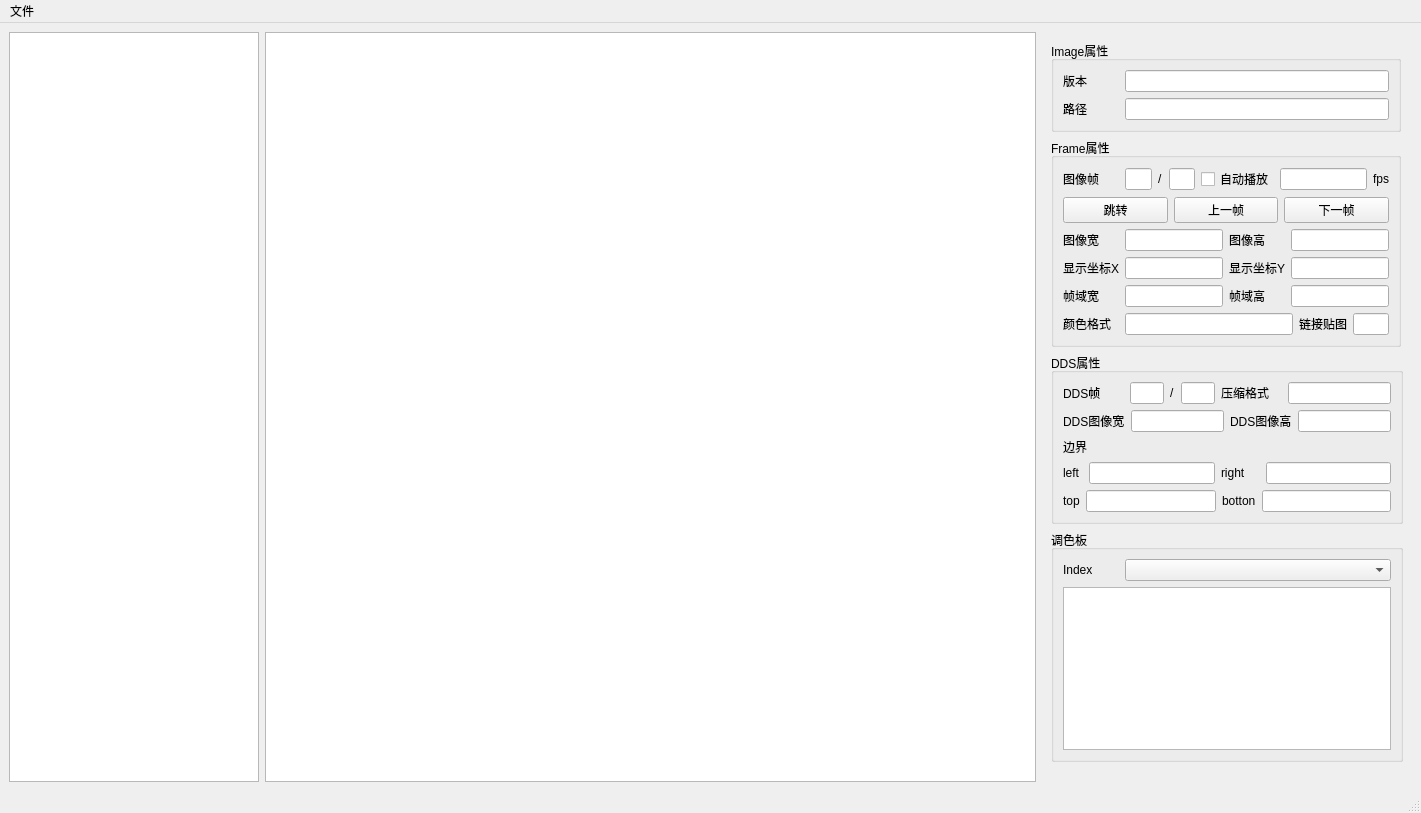
<?xml version="1.0" encoding="UTF-8"?>
<ui version="4.0">
 <class>MainWindow</class>
 <widget class="QMainWindow" name="MainWindow">
  <property name="geometry">
   <rect>
    <x>0</x>
    <y>0</y>
    <width>1421</width>
    <height>813</height>
   </rect>
  </property>
  <property name="minimumSize">
   <size>
    <width>1348</width>
    <height>760</height>
   </size>
  </property>
  <property name="maximumSize">
   <size>
    <width>16777215</width>
    <height>16777215</height>
   </size>
  </property>
  <property name="windowTitle">
   <string>MainWindow</string>
  </property>
  <widget class="QWidget" name="centralwidget">
   <layout class="QHBoxLayout" name="horizontalLayout_5">
    <item>
     <widget class="QListWidget" name="listWidgetImage">
      <property name="minimumSize">
       <size>
        <width>250</width>
        <height>0</height>
       </size>
      </property>
      <property name="maximumSize">
       <size>
        <width>250</width>
        <height>16777215</height>
       </size>
      </property>
     </widget>
    </item>
    <item>
     <widget class="QGraphicsView" name="graphicsView">
      <property name="minimumSize">
       <size>
        <width>700</width>
        <height>700</height>
       </size>
      </property>
      <property name="maximumSize">
       <size>
        <width>16777215</width>
        <height>16777215</height>
       </size>
      </property>
     </widget>
    </item>
    <item>
     <widget class="QWidget" name="widget" native="true">
      <property name="maximumSize">
       <size>
        <width>370</width>
        <height>16777215</height>
       </size>
      </property>
      <layout class="QVBoxLayout" name="verticalLayout_5">
       <item>
        <widget class="QGroupBox" name="groupBox_2">
         <property name="minimumSize">
          <size>
           <width>350</width>
           <height>0</height>
          </size>
         </property>
         <property name="maximumSize">
          <size>
           <width>350</width>
           <height>16777215</height>
          </size>
         </property>
         <property name="title">
          <string>Image属性</string>
         </property>
         <layout class="QVBoxLayout" name="verticalLayout">
          <item>
           <layout class="QHBoxLayout" name="horizontalLayout_6">
            <item>
             <widget class="QLabel" name="label_3">
              <property name="minimumSize">
               <size>
                <width>56</width>
                <height>0</height>
               </size>
              </property>
              <property name="maximumSize">
               <size>
                <width>56</width>
                <height>16777215</height>
               </size>
              </property>
              <property name="text">
               <string>版本</string>
              </property>
             </widget>
            </item>
            <item>
             <widget class="QLineEdit" name="lineEditVersion">
              <property name="readOnly">
               <bool>true</bool>
              </property>
             </widget>
            </item>
           </layout>
          </item>
          <item>
           <layout class="QHBoxLayout" name="horizontalLayout_7">
            <item>
             <widget class="QLabel" name="label_10">
              <property name="minimumSize">
               <size>
                <width>56</width>
                <height>0</height>
               </size>
              </property>
              <property name="maximumSize">
               <size>
                <width>56</width>
                <height>16777215</height>
               </size>
              </property>
              <property name="text">
               <string>路径</string>
              </property>
             </widget>
            </item>
            <item>
             <widget class="QLineEdit" name="lineEditImagePath"/>
            </item>
           </layout>
          </item>
         </layout>
        </widget>
       </item>
       <item>
        <widget class="QGroupBox" name="groupBox">
         <property name="maximumSize">
          <size>
           <width>350</width>
           <height>16777215</height>
          </size>
         </property>
         <property name="title">
          <string>Frame属性</string>
         </property>
         <layout class="QVBoxLayout" name="verticalLayout_2">
          <item>
           <layout class="QHBoxLayout" name="horizontalLayout">
            <item>
             <widget class="QLabel" name="label">
              <property name="minimumSize">
               <size>
                <width>56</width>
                <height>0</height>
               </size>
              </property>
              <property name="maximumSize">
               <size>
                <width>56</width>
                <height>16777215</height>
               </size>
              </property>
              <property name="text">
               <string>图像帧</string>
              </property>
             </widget>
            </item>
            <item>
             <widget class="QLineEdit" name="lineEditCurentFrame">
              <property name="maximumSize">
               <size>
                <width>48</width>
                <height>16777215</height>
               </size>
              </property>
             </widget>
            </item>
            <item>
             <widget class="QLabel" name="label_2">
              <property name="text">
               <string>/</string>
              </property>
             </widget>
            </item>
            <item>
             <widget class="QLineEdit" name="lineEditTotalFrame">
              <property name="maximumSize">
               <size>
                <width>48</width>
                <height>16777215</height>
               </size>
              </property>
              <property name="readOnly">
               <bool>true</bool>
              </property>
             </widget>
            </item>
            <item>
             <widget class="QCheckBox" name="checkBoxAutoPlay">
              <property name="text">
               <string>自动播放</string>
              </property>
             </widget>
            </item>
            <item>
             <widget class="QLineEdit" name="lineEditFps"/>
            </item>
            <item>
             <widget class="QLabel" name="label_23">
              <property name="text">
               <string>fps</string>
              </property>
             </widget>
            </item>
           </layout>
          </item>
          <item>
           <layout class="QHBoxLayout" name="horizontalLayout_14">
            <item>
             <widget class="QPushButton" name="pushButtonFrameJump">
              <property name="text">
               <string>跳转</string>
              </property>
             </widget>
            </item>
            <item>
             <widget class="QPushButton" name="pushButtonFramePrevious">
              <property name="text">
               <string>上一帧</string>
              </property>
             </widget>
            </item>
            <item>
             <widget class="QPushButton" name="pushButtonFrameNext">
              <property name="text">
               <string>下一帧</string>
              </property>
             </widget>
            </item>
           </layout>
          </item>
          <item>
           <layout class="QHBoxLayout" name="horizontalLayout_2">
            <item>
             <widget class="QLabel" name="label_4">
              <property name="minimumSize">
               <size>
                <width>56</width>
                <height>0</height>
               </size>
              </property>
              <property name="maximumSize">
               <size>
                <width>56</width>
                <height>16777215</height>
               </size>
              </property>
              <property name="text">
               <string>图像宽</string>
              </property>
             </widget>
            </item>
            <item>
             <widget class="QLineEdit" name="lineEditMatrixWidth">
              <property name="readOnly">
               <bool>true</bool>
              </property>
             </widget>
            </item>
            <item>
             <widget class="QLabel" name="label_5">
              <property name="minimumSize">
               <size>
                <width>56</width>
                <height>0</height>
               </size>
              </property>
              <property name="maximumSize">
               <size>
                <width>56</width>
                <height>16777215</height>
               </size>
              </property>
              <property name="text">
               <string>图像高</string>
              </property>
             </widget>
            </item>
            <item>
             <widget class="QLineEdit" name="lineEditMatrixHeight">
              <property name="readOnly">
               <bool>true</bool>
              </property>
             </widget>
            </item>
           </layout>
          </item>
          <item>
           <layout class="QHBoxLayout" name="horizontalLayout_3">
            <item>
             <widget class="QLabel" name="label_6">
              <property name="minimumSize">
               <size>
                <width>56</width>
                <height>0</height>
               </size>
              </property>
              <property name="maximumSize">
               <size>
                <width>56</width>
                <height>16777215</height>
               </size>
              </property>
              <property name="text">
               <string>显示坐标X</string>
              </property>
             </widget>
            </item>
            <item>
             <widget class="QLineEdit" name="lineEditFrameX">
              <property name="readOnly">
               <bool>true</bool>
              </property>
             </widget>
            </item>
            <item>
             <widget class="QLabel" name="label_7">
              <property name="minimumSize">
               <size>
                <width>56</width>
                <height>0</height>
               </size>
              </property>
              <property name="maximumSize">
               <size>
                <width>56</width>
                <height>16777215</height>
               </size>
              </property>
              <property name="text">
               <string>显示坐标Y</string>
              </property>
             </widget>
            </item>
            <item>
             <widget class="QLineEdit" name="lineEditFrameY"/>
            </item>
           </layout>
          </item>
          <item>
           <layout class="QHBoxLayout" name="horizontalLayout_4">
            <item>
             <widget class="QLabel" name="label_8">
              <property name="minimumSize">
               <size>
                <width>56</width>
                <height>0</height>
               </size>
              </property>
              <property name="maximumSize">
               <size>
                <width>56</width>
                <height>16777215</height>
               </size>
              </property>
              <property name="text">
               <string>帧域宽</string>
              </property>
             </widget>
            </item>
            <item>
             <widget class="QLineEdit" name="lineEditFrameWidth"/>
            </item>
            <item>
             <widget class="QLabel" name="label_9">
              <property name="minimumSize">
               <size>
                <width>56</width>
                <height>0</height>
               </size>
              </property>
              <property name="maximumSize">
               <size>
                <width>56</width>
                <height>16777215</height>
               </size>
              </property>
              <property name="text">
               <string>帧域高</string>
              </property>
             </widget>
            </item>
            <item>
             <widget class="QLineEdit" name="lineEditFrameHeight"/>
            </item>
           </layout>
          </item>
          <item>
           <layout class="QHBoxLayout" name="horizontalLayout_12">
            <item>
             <widget class="QLabel" name="label_21">
              <property name="minimumSize">
               <size>
                <width>56</width>
                <height>0</height>
               </size>
              </property>
              <property name="maximumSize">
               <size>
                <width>56</width>
                <height>16777215</height>
               </size>
              </property>
              <property name="text">
               <string>颜色格式</string>
              </property>
             </widget>
            </item>
            <item>
             <widget class="QLineEdit" name="lineEditFrameColorFormat"/>
            </item>
            <item>
             <widget class="QLabel" name="labelLink">
              <property name="text">
               <string>链接贴图</string>
              </property>
             </widget>
            </item>
            <item>
             <widget class="QLineEdit" name="lineEditLink">
              <property name="maximumSize">
               <size>
                <width>36</width>
                <height>16777215</height>
               </size>
              </property>
             </widget>
            </item>
           </layout>
          </item>
         </layout>
        </widget>
       </item>
       <item>
        <widget class="QGroupBox" name="groupBoxDDSInfo">
         <property name="title">
          <string>DDS属性</string>
         </property>
         <layout class="QVBoxLayout" name="verticalLayout_3">
          <item>
           <layout class="QHBoxLayout" name="horizontalLayout_8">
            <item>
             <widget class="QLabel" name="label_11">
              <property name="minimumSize">
               <size>
                <width>61</width>
                <height>0</height>
               </size>
              </property>
              <property name="text">
               <string>DDS帧</string>
              </property>
             </widget>
            </item>
            <item>
             <widget class="QLineEdit" name="lineEditDDSFrame">
              <property name="maximumSize">
               <size>
                <width>39</width>
                <height>16777215</height>
               </size>
              </property>
              <property name="readOnly">
               <bool>true</bool>
              </property>
             </widget>
            </item>
            <item>
             <widget class="QLabel" name="label_12">
              <property name="text">
               <string>/</string>
              </property>
             </widget>
            </item>
            <item>
             <widget class="QLineEdit" name="lineEditDDSTotalFrame">
              <property name="maximumSize">
               <size>
                <width>38</width>
                <height>16777215</height>
               </size>
              </property>
              <property name="readOnly">
               <bool>true</bool>
              </property>
             </widget>
            </item>
            <item>
             <widget class="QLabel" name="label_13">
              <property name="minimumSize">
               <size>
                <width>61</width>
                <height>0</height>
               </size>
              </property>
              <property name="text">
               <string>压缩格式</string>
              </property>
             </widget>
            </item>
            <item>
             <widget class="QLineEdit" name="lineEditDXTFormat">
              <property name="readOnly">
               <bool>true</bool>
              </property>
             </widget>
            </item>
           </layout>
          </item>
          <item>
           <layout class="QHBoxLayout" name="horizontalLayout_11">
            <item>
             <widget class="QLabel" name="label_17">
              <property name="text">
               <string>DDS图像宽</string>
              </property>
             </widget>
            </item>
            <item>
             <widget class="QLineEdit" name="lineEditDDSWidth">
              <property name="readOnly">
               <bool>true</bool>
              </property>
             </widget>
            </item>
            <item>
             <widget class="QLabel" name="label_18">
              <property name="text">
               <string>DDS图像高</string>
              </property>
             </widget>
            </item>
            <item>
             <widget class="QLineEdit" name="lineEditDDSHeight">
              <property name="readOnly">
               <bool>true</bool>
              </property>
             </widget>
            </item>
           </layout>
          </item>
          <item>
           <widget class="QLabel" name="label_14">
            <property name="text">
             <string>边界</string>
            </property>
           </widget>
          </item>
          <item>
           <layout class="QHBoxLayout" name="horizontalLayout_9">
            <item>
             <widget class="QLabel" name="label_15">
              <property name="minimumSize">
               <size>
                <width>20</width>
                <height>0</height>
               </size>
              </property>
              <property name="text">
               <string>left</string>
              </property>
             </widget>
            </item>
            <item>
             <widget class="QLineEdit" name="lineEditDDSCatLeft">
              <property name="readOnly">
               <bool>true</bool>
              </property>
             </widget>
            </item>
            <item>
             <widget class="QLabel" name="label_16">
              <property name="minimumSize">
               <size>
                <width>39</width>
                <height>0</height>
               </size>
              </property>
              <property name="text">
               <string>right</string>
              </property>
             </widget>
            </item>
            <item>
             <widget class="QLineEdit" name="lineEditDDSCatRight">
              <property name="readOnly">
               <bool>true</bool>
              </property>
             </widget>
            </item>
           </layout>
          </item>
          <item>
           <layout class="QHBoxLayout" name="horizontalLayout_10">
            <item>
             <widget class="QLabel" name="label_19">
              <property name="text">
               <string>top</string>
              </property>
             </widget>
            </item>
            <item>
             <widget class="QLineEdit" name="lineEditDDSCatTop">
              <property name="readOnly">
               <bool>true</bool>
              </property>
             </widget>
            </item>
            <item>
             <widget class="QLabel" name="label_20">
              <property name="text">
               <string>botton</string>
              </property>
             </widget>
            </item>
            <item>
             <widget class="QLineEdit" name="lineEditDDSCatBotton">
              <property name="readOnly">
               <bool>true</bool>
              </property>
             </widget>
            </item>
           </layout>
          </item>
         </layout>
        </widget>
       </item>
       <item>
        <widget class="QGroupBox" name="groupBoxPalette">
         <property name="title">
          <string>调色板</string>
         </property>
         <layout class="QVBoxLayout" name="verticalLayout_4">
          <item>
           <layout class="QHBoxLayout" name="horizontalLayout_13">
            <item>
             <widget class="QLabel" name="label_22">
              <property name="maximumSize">
               <size>
                <width>56</width>
                <height>16777215</height>
               </size>
              </property>
              <property name="text">
               <string>Index</string>
              </property>
             </widget>
            </item>
            <item>
             <widget class="QComboBox" name="comboBoxPalette"/>
            </item>
           </layout>
          </item>
          <item>
           <widget class="QGraphicsView" name="graphicsViewColor"/>
          </item>
         </layout>
        </widget>
       </item>
       <item>
        <spacer name="verticalSpacer">
         <property name="orientation">
          <enum>Qt::Vertical</enum>
         </property>
         <property name="sizeHint" stdset="0">
          <size>
           <width>20</width>
           <height>40</height>
          </size>
         </property>
        </spacer>
       </item>
      </layout>
     </widget>
    </item>
   </layout>
  </widget>
  <widget class="QMenuBar" name="menubar">
   <property name="geometry">
    <rect>
     <x>0</x>
     <y>0</y>
     <width>1421</width>
     <height>22</height>
    </rect>
   </property>
   <widget class="QMenu" name="menu">
    <property name="title">
     <string>文件</string>
    </property>
    <addaction name="actionOpen"/>
    <addaction name="actionClose"/>
    <addaction name="separator"/>
    <addaction name="actionExit"/>
   </widget>
   <addaction name="menu"/>
  </widget>
  <widget class="QStatusBar" name="statusbar"/>
  <action name="actionOpen">
   <property name="text">
    <string>打开</string>
   </property>
  </action>
  <action name="actionClose">
   <property name="text">
    <string>关闭</string>
   </property>
  </action>
  <action name="actionExit">
   <property name="text">
    <string>退出</string>
   </property>
  </action>
 </widget>
 <resources/>
 <connections/>
</ui>
